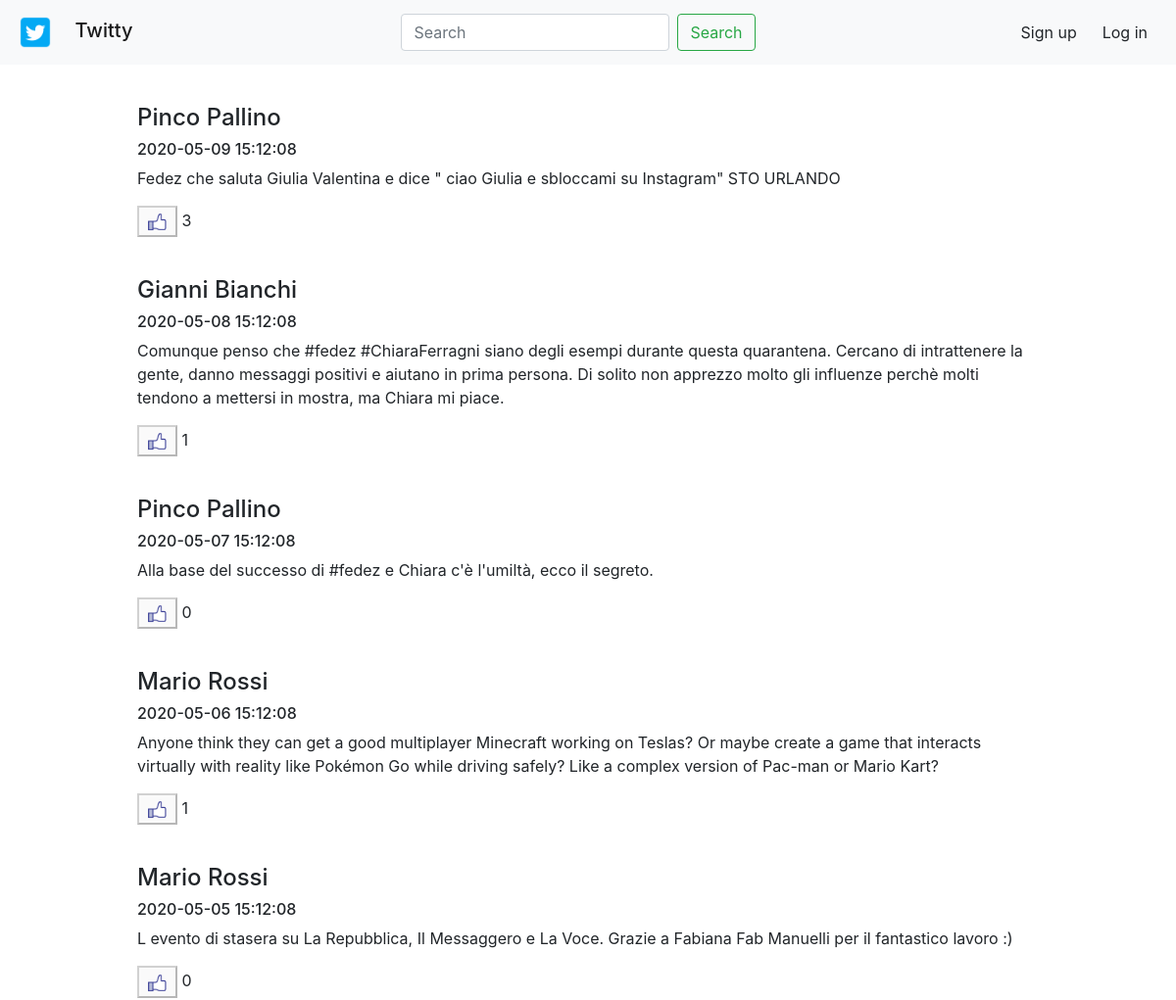
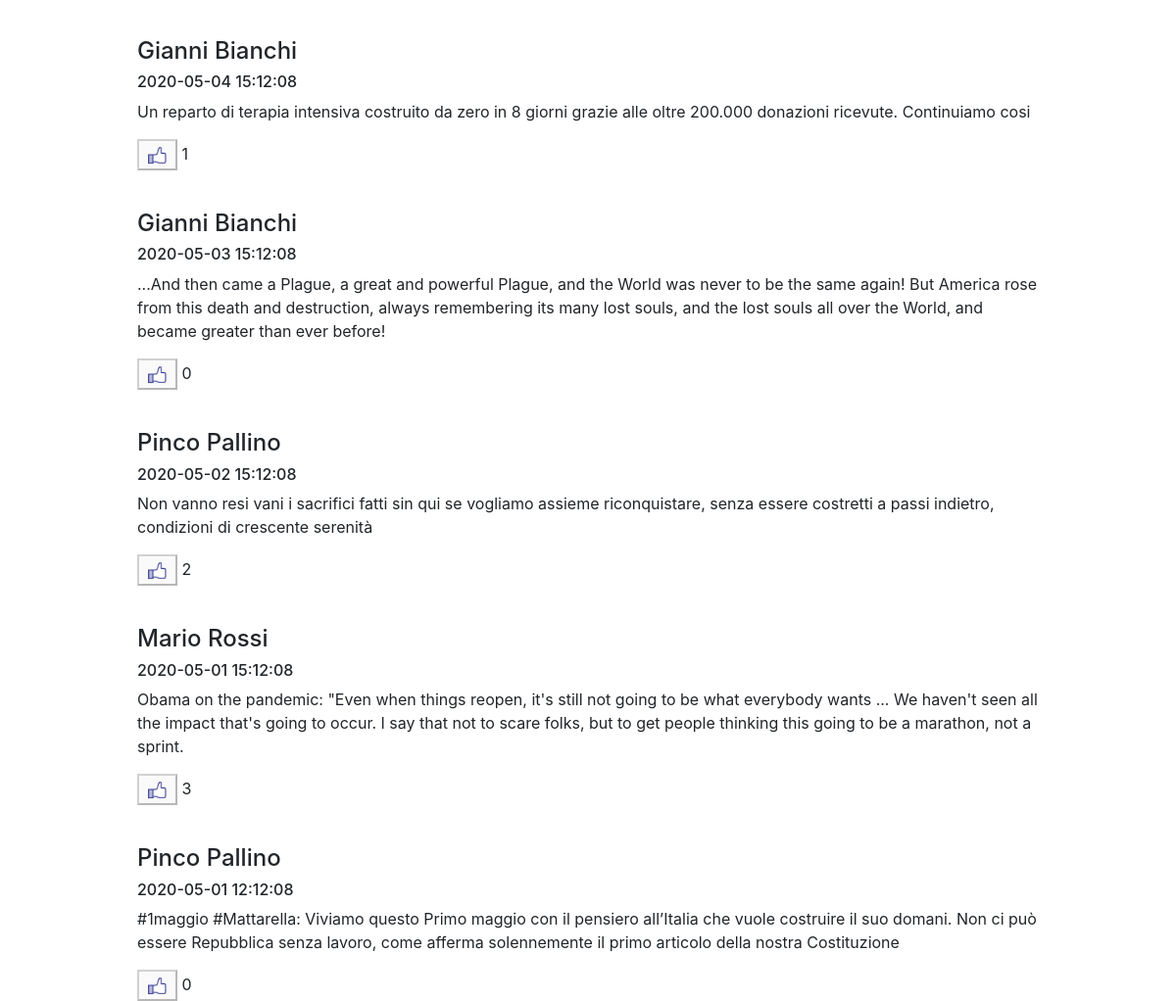
The page / on the database its author committed (2 pictures, top to bottom).
### tables this page shows
CREATE TABLE `tweet` (
  `id` int(6) UNSIGNED NOT NULL,
  `testo` varchar(500) NOT NULL,
  `data_creazione` timestamp NULL DEFAULT NULL,
  `data_ultima_modifica` timestamp NULL DEFAULT NULL,
  `id_utente` int(6) UNSIGNED NOT NULL
);

CREATE TABLE `utenti` (
  `id` int(6) UNSIGNED NOT NULL,
  `nome` varchar(30) NOT NULL,
  `cognome` varchar(30) NOT NULL,
  `password` varchar(30) NOT NULL,
  `email` varchar(30) NOT NULL
);

### board.php (the view, shortened to what this page needs)
<?php
  $searchText="";
  $conn=mysqli_connect("localhost","root","","db_twitty");
  $query="SELECT u.nome, u.cognome, t.data_creazione, t.testo, t.id_utente, t.id, IFNULL(l.likes, 0) AS likes
          FROM `tweet` t
          JOIN `utenti` u
          ON t.id_utente = u.id
          LEFT JOIN (
            SELECT id_tweet, COUNT(*) AS likes
            FROM `like`
            GROUP BY 1
          ) l
          ON t.id = l.id_tweet
          WHERE u.nome LIKE '%$searchText%' OR u.cognome LIKE '%$searchText%' OR t.testo LIKE '%$searchText%'
          ORDER BY t.data_creazione DESC";
  $r=mysqli_query($conn,$query);
  while ($row= mysqli_fetch_array($r)):
?>
<div class="tweet">
  <h4><?php echo $row[0] . ' ' . $row[1]; ?></h4>
  <h6><?php echo $row[2]?></h6>
  <p><?php echo $row[3]?></p>
  <div class="d-flex justify-content-between">
    <div>
      <form action="src/like/add_remove_like.php" method="post">
        <button type="submit" <?php if (!(isset($_SESSION['loggedin']) && $_SESSION['loggedin'] == true))
                                  echo "disabled";?> >
          <img src="img/like.png" width="" height="25" alt="">
        </button>
        <span><?php echo $row[6]?></span>
      </form>
    </div>
  </div>
</div>
<?php endwhile; ?>

### index.php (shortened to what this page needs)
<!doctype html>
<html lang="en">
  <head>
    <link rel="stylesheet" href="styles.css">
    <link rel="stylesheet" href="https://stackpath.bootstrapcdn.com/bootstrap/4.4.1/css/bootstrap.min.css">
  </head>
  <body>
    <?php include 'navbar.php'; ?>
    <div class="container">
      <div class="row">
        <div class="col-sm-1">
        </div>
        <div class="col-sm-10">
          <?php include 'board.php'; ?>
        </div>
        <div class="col-sm-1">
        </div>
      </div>
    </div>
  </body>
</html>

### navbar.php (shortened to what this page needs)
<nav class="navbar navbar-expand-lg navbar-light bg-light">
  <div>
  <a class="navbar-brand" href="#">
      <img src="img/logo.png" width="" height="40" alt="">
  </a>
  <span class="navbar-brand mb-0 h1">Twitty</span>
  </div>
  <div class="mx-auto">
    <form class="form-inline my-2 my-lg-0" action="src/search/search.php" method="POST">
      <input
        class="form-control mr-sm-2"
        name="searchText"
        type="search"
        value="<?php if (isset($_SESSION['searchText'])) echo $_SESSION['searchText'];?>"
        placeholder="Search"
        aria-label="Search">
      <button class="btn btn-outline-success my-2 my-sm-0" type="submit">Search</button>
    </form>
  </div>
  <?php
    if (isset($_SESSION['loggedin']) && $_SESSION['loggedin'] == true): ?>
  <div class="dropdown">
    <button class="btn btn-secondary dropdown-toggle btn-light" type="button" id="dropdownMenu2" data-toggle="dropdown" aria-haspopup="true" aria-expanded="false">
      <?php echo $_SESSION['name'] . ' ' . $_SESSION['lastName']?>
    </button>
    <div class="dropdown-menu dropdown-menu-right" aria-labelledby="dropdownMenu2">
      <form action="src/authentication/logout.php" method="post">
        <button type="submit" class="dropdown-item" type="button">Log out</button>
      </form>
    </div>
  </div>
  <?php else: ?>
  <button type="button" class="btn btn-primary btn-light" data-toggle="modal" data-target=".bd-sign-up-modal">Sign up</button>
  <button type="button" class="btn btn-primary btn-light" data-toggle="modal" data-target=".bd-log-in-modal">Log in</button>
  <?php endif; ?>
</nav>

### styles.css (style rules this page uses)
.tweet { padding-top: 40px; }

### rows shown on the page
tweet: id_utente.nome "Pinco", id_utente.cognome "Pallino", data_creazione "2020-05-09 15:12:08", testo "Fedez che saluta Giulia Valentina e dice \" ciao Giulia e sbloccami su Instagram\" STO URLANDO", row "3"
tweet: id_utente.nome "Gianni", id_utente.cognome "Bianchi", data_creazione "2020-05-08 15:12:08", testo "Comunque penso che #fedez #ChiaraFerragni siano degli esempi durante questa quarantena. Cercano di intrattenere la gente, danno messaggi positivi e aiutano in prima persona. Di solito non apprezzo molto gli influenze perchè molti tendono a mettersi in mostra, ma Chiara mi piace.", row "1"
tweet: id_utente.nome "Pinco", id_utente.cognome "Pallino", data_creazione "2020-05-07 15:12:08", testo "Alla base del successo di #fedez e Chiara c'è l'umiltà, ecco il segreto.", row "0"
tweet: id_utente.nome "Mario", id_utente.cognome "Rossi", data_creazione "2020-05-06 15:12:08", testo "Anyone think they can get a good multiplayer Minecraft working on Teslas? Or maybe create a game that interacts virtually with reality like Pokémon Go while driving safely? Like a complex version of Pac-man or Mario Kart?", row "1"
tweet: id_utente.nome "Mario", id_utente.cognome "Rossi", data_creazione "2020-05-05 15:12:08", testo "L evento di stasera su La Repubblica, Il Messaggero e La Voce. Grazie a Fabiana Fab Manuelli per il fantastico lavoro :)", row "0"
tweet: id_utente.nome "Gianni", id_utente.cognome "Bianchi", data_creazione "2020-05-04 15:12:08", testo "Un reparto di terapia intensiva costruito da zero in 8 giorni grazie alle oltre 200.000 donazioni ricevute. Continuiamo cosi", row "1"
tweet: id_utente.nome "Gianni", id_utente.cognome "Bianchi", data_creazione "2020-05-03 15:12:08", testo "...And then came a Plague, a great and powerful Plague, and the World was never to be the same again! But America rose from this death and destruction, always remembering its many lost souls, and the lost souls all over the World, and became greater than ever before!", row "0"
tweet: id_utente.nome "Pinco", id_utente.cognome "Pallino", data_creazione "2020-05-02 15:12:08", testo "Non vanno resi vani i sacrifici fatti sin qui se vogliamo assieme riconquistare, senza essere costretti a passi indietro, condizioni di crescente serenità", row "2"
tweet: id_utente.nome "Mario", id_utente.cognome "Rossi", data_creazione "2020-05-01 15:12:08", testo "Obama on the pandemic: \"Even when things reopen, it's still not going to be what everybody wants ... We haven't seen all the impact that's going to occur. I say that not to scare folks, but to get people thinking this going to be a marathon, not a sprint.", row "3"
tweet: id_utente.nome "Pinco", id_utente.cognome "Pallino", data_creazione "2020-05-01 12:12:08", testo "#1maggio #Mattarella: Viviamo questo Primo maggio con il pensiero all’Italia che vuole costruire il suo domani. Non ci può essere Repubblica senza lavoro, come afferma solennemente il primo articolo della nostra Costituzione", row "0"
